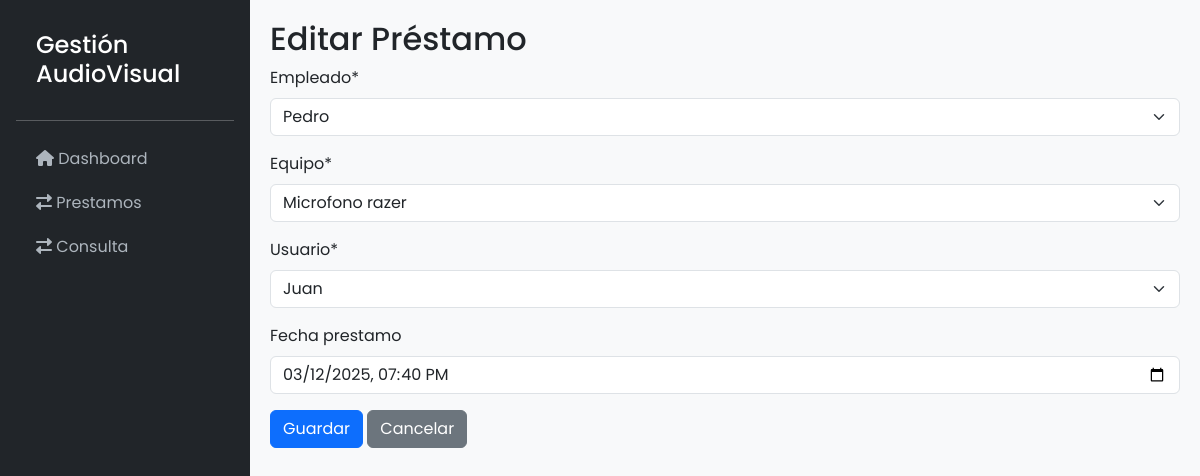
Page /prestamos/1/edit/ on the committed database.
### GestionAudiovisualApp/models.py (models this page shows, shortened)
class Prestamo(models.Model):
    empleado            = models.ForeignKey(Empleado, on_delete=models.CASCADE)
    equipo              = models.ForeignKey(Equipo, on_delete=models.CASCADE)
    usuario             = models.ForeignKey(Usuario, on_delete=models.CASCADE)
    fecha_prestamo      = models.DateTimeField(null=True, blank=True)
    fecha_devolucion    = models.DateTimeField(null=True, blank=True)
    comentario          = models.TextField(null=True, blank=True)
    estado              = models.BooleanField(default=True)

### GestionAudiovisualApp/views.py (the view)
# urls.py: path('prestamos/<int:pk>/edit/', PrestamoUpdateView.as_view(), name='prestamo-update'),
class PrestamoUpdateView(UpdateView):
    model = Prestamo
    template_name = 'prestamos/prestamo_form.html'
    form_class = PrestamoForm
    success_url = reverse_lazy('prestamo-list')

### GestionAudiovisualApp/forms.py (shortened to what this page needs)
class PrestamoForm(forms.ModelForm):
    empleado = forms.ModelChoiceField(
        queryset= Empleado.objects.filter(estado=True),
        widget=forms.Select(attrs={'class': 'form-control'}),
        empty_label="Seleccione Empledo"
    )
    equipo = forms.ModelChoiceField(
        queryset= Equipo.objects.filter(estado=True),
        widget=forms.Select(attrs={'class': 'form-control'}),
        empty_label="Seleccione Equipo"
    )
    usuario = forms.ModelChoiceField(
        queryset= Usuario.objects.filter(estado=True),
        widget=forms.Select(attrs={'class': 'form-control'}),
        empty_label="Seleccione Usuario"
    )
    class Meta:
        model = Prestamo
        fields = ['empleado', 'equipo', 'usuario', 'fecha_prestamo']
        widgets = {
        'fecha_prestamo': forms.DateTimeInput(attrs={'type': 'datetime-local', 'class': 'form-control'}),
        'fecha_devolucion': forms.DateTimeInput(attrs={'type': 'datetime-local', 'class': 'form-control'}),
        'estado': forms.CheckboxInput(attrs={'class': 'form-check-input'})
        }

### GestionAudiovisualApp/models.py (called while the page is built)
    def __str__(self):
        return self.descripcion

    def __str__(self):
        return self.nombre

    def __str__(self):
        return self.nombre

### GestionAudiovisualApp/templates/prestamos/prestamo_form.html (shortened to what this page needs)
{% extends 'base.html' %}
{% load crispy_forms_tags %}
{% block content %}
<h2>
    {% if view.object %}
        Editar Préstamo
    {% else %}
        Crear Nuevo Préstamo
    {% endif %}
</h2>
<form method="post" class="needs-validation" novalidate>
    {{ form|crispy }}
    <button type="submit" class="btn btn-primary">Guardar</button>
    <a href="{% url 'prestamo-list' %}" class="btn btn-secondary">Cancelar</a>
</form>
{% endblock %}

### GestionAudiovisualApp/templates/base.html (style rules this page uses)
body { display: flex; min-height: 100vh; font-family: 'Poppins', sans-serif; background-color: #f8f9fa; }

### rows in the picture
Prestamo: empleado "Pedro", equipo "Microfono razer", usuario "Juan", fecha_prestamo "03/12/2025 19:40"
